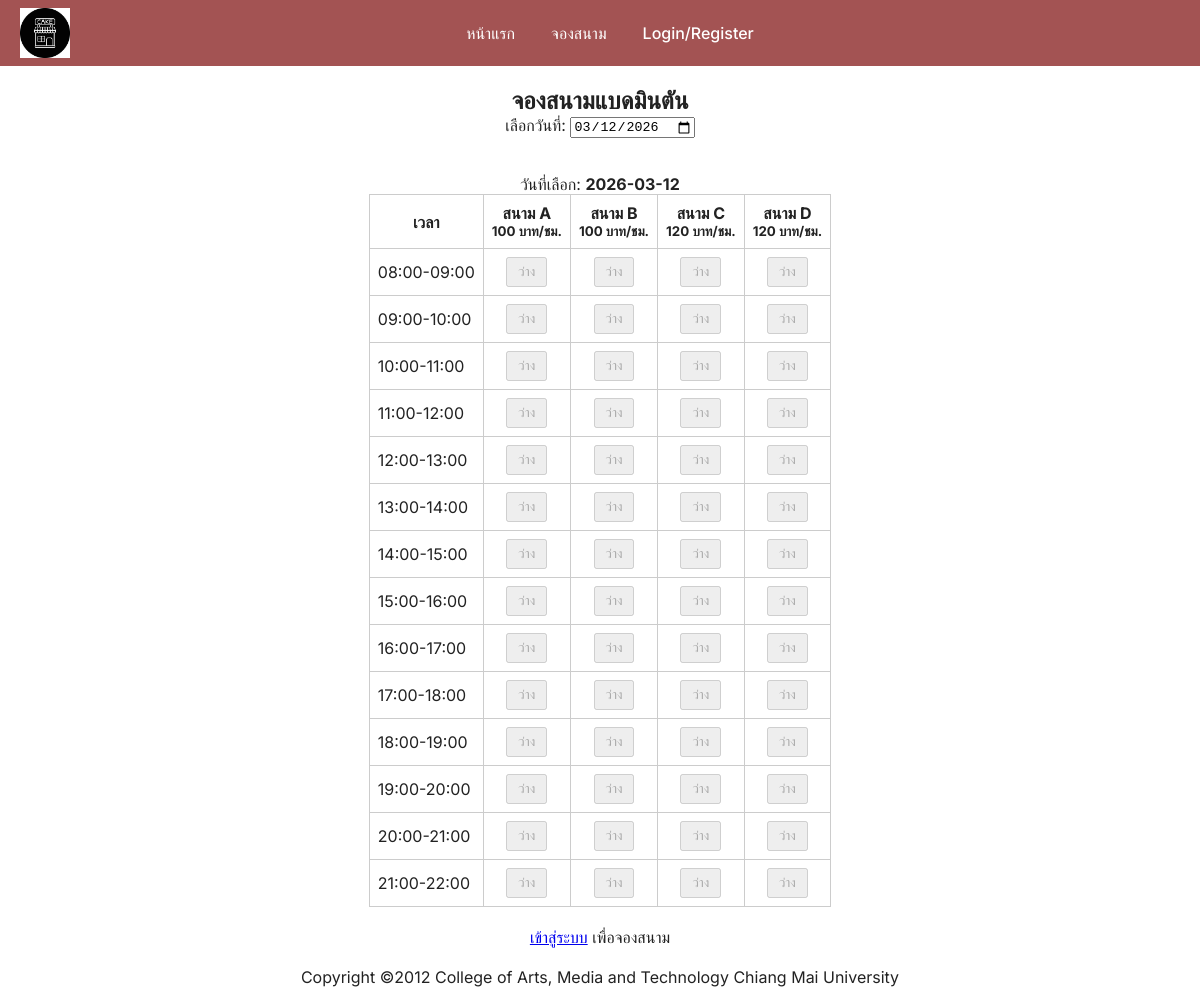
Screenshot of /court_booking.php with the database file from the repository.
### tables this page shows
CREATE TABLE IF NOT EXISTS court (
    court_id       INT          AUTO_INCREMENT PRIMARY KEY,
    court_number   INT          NOT NULL UNIQUE,
    court_name     VARCHAR(100) NOT NULL,
    description    TEXT                  DEFAULT NULL,
    price_per_hour DECIMAL(8,2) NOT NULL DEFAULT 100.00,
    is_active      TINYINT(1)   NOT NULL DEFAULT 1
);

### court_booking.php (the view, shortened to what this page needs)
<?php
require_once "header.php";
require_once "config.php";
$selected_date = isset($_GET['date']) ? $_GET['date'] : date('Y-m-d');
$booked = [];
$courts = [];
$courtResult = mysqli_query($connect, "SELECT * FROM court WHERE is_active=1 ORDER BY court_number ASC");
while ($c = mysqli_fetch_assoc($courtResult)) {
    $courts[$c['court_number']] = $c;
}
$time_slots = ['08:00-09:00','09:00-10:00','10:00-11:00','11:00-12:00',
               '12:00-13:00','13:00-14:00','14:00-15:00','15:00-16:00',
               '16:00-17:00','17:00-18:00','18:00-19:00','19:00-20:00',
               '20:00-21:00','21:00-22:00'];
?>
<html>
<link rel="stylesheet" href="style.css">
<div class="booking-wrap">
    <h2>จองสนามแบดมินตัน</h2>
    <form method="get" action="court_booking.php" id="date-form">
        เลือกวันที่:
        <input type="date" name="date" value="<?php echo $selected_date; ?>"
        onchange="document.getElementById('date-form').submit()">
    </form>
    <br>
    <p>วันที่เลือก: <b><?php echo $selected_date; ?></b></p>
    <table class="booking-table">
        <tr>
            <th>เวลา</th>
            <?php foreach ($courts as $cn => $cd) { ?>
            <th><?php echo $cd['court_name']; ?><br><small><?php echo number_format($cd['price_per_hour'], 0); ?> บาท/ชม.</small></th>
            <?php } ?>
        </tr>
        <?php foreach ($time_slots as $slot) { ?>
        <tr>
            <td><?php echo $slot; ?></td>
            <?php foreach ($courts as $c => $cd) {
                $is_booked = isset($booked[$c][$slot]);
            ?>
            <td class="booking-table-cell">
                <?php
                if ($is_booked) {
                    echo '<button disabled class="btn-booked">จองแล้ว</button>';
                } else {
                    echo '<button disabled class="btn-available">ว่าง</button>';
                }
                ?>
            </td>
            <?php } ?>
        </tr>
        <?php } ?>
    </table>
    <?php if (!isset($_SESSION['username'])) { ?>
    <p class="login-hint"><a href="login.php">เข้าสู่ระบบ</a> เพื่อจองสนาม</p>
    <?php } ?>
</div>
</html>
<?php require_once "footer.php"; ?>

### style.css (style rules this page uses)
html, body, h1, h2, h3, p, ol, ul, li, a { padding: 0; border: 0; margin: 0; }
body { padding: 0; font-family: 'Inter', system-ui, -apple-system, 'Segoe UI', Roboto, 'Helvetica Neue', Arial; color: #222; }
.booking-wrap { text-align: center; padding: 20px; }
.booking-table { margin: 0 auto; border-collapse: collapse; }
.booking-table th, .booking-table td { padding: 8px; }
.booking-table-cell { padding: 5px; text-align: center; }
.btn-available { padding: 5px 10px; }
.login-hint { margin-top: 20px; }
.booking-table th, .booking-table td { border: 1px solid #ccc; }

### rows the page displays
court: court_name "สนาม A", price_per_hour "100"
court: court_name "สนาม B", price_per_hour "100"
court: court_name "สนาม C", price_per_hour "120"
court: court_name "สนาม D", price_per_hour "120"

### other values shown
$selected_date "2026-03-12"
$slot "08:00-09:00"
$slot "09:00-10:00"
$slot "10:00-11:00"
$slot "11:00-12:00"
$slot "12:00-13:00"
$slot "13:00-14:00"
$slot "14:00-15:00"
$slot "15:00-16:00"
$slot "16:00-17:00"
$slot "17:00-18:00"
$slot "18:00-19:00"
$slot "19:00-20:00"
$slot "20:00-21:00"
$slot "21:00-22:00"
